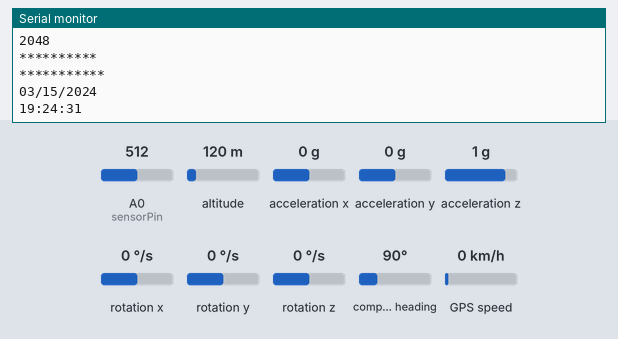
A sketch run on a simulated Arduino Uno, built with avr-gcc and run on an emulated ATmega328P. Shown: the last lines printed to the serial monitor. Wiring (inferred from the names in the program): MPU-6050 motion sensor at I2C address 0x68. Inputs (shaded band) come from the test bench; at power-on: acceleration x 0 g, A0 (sensorPin) = 512, acceleration y 0 g, acceleration z 1 g, altitude 120 m, rotation x 0 °/s, rotation y 0 °/s, rotation z 0 °/s, compass heading 90°, GPS speed 0 km/h. The GPS gets a fix after 3 s at 37.7749, -122.4194 with 8 satellites.

Above: at 1.2 s.
1.3 s: acceleration x set to -1.4 g
At 2.9 s:
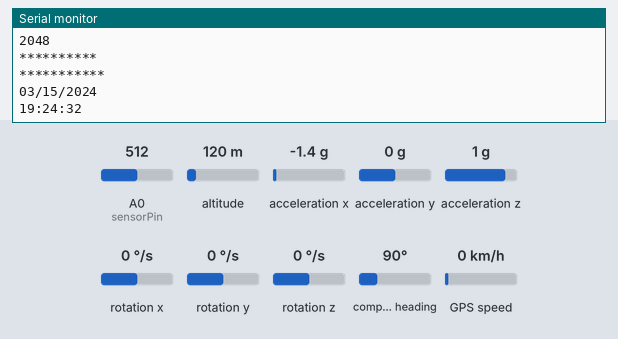
4.5 s: A0 (sensorPin) set to 716
At 5.5 s:
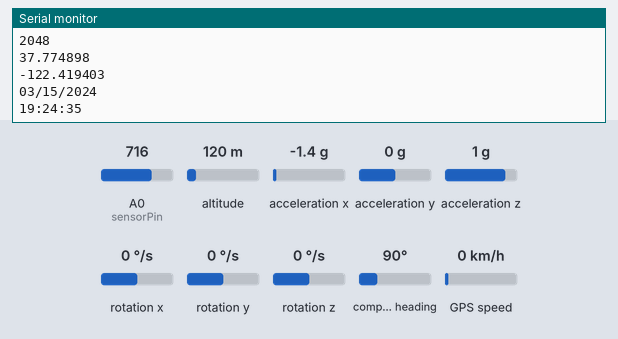
6.0 s: acceleration y set to -0.8 g
At 6.9 s:
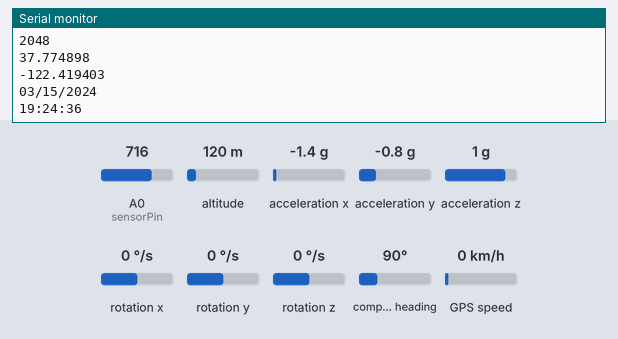
7.5 s: acceleration z set to -0.1 g
At 8.7 s:
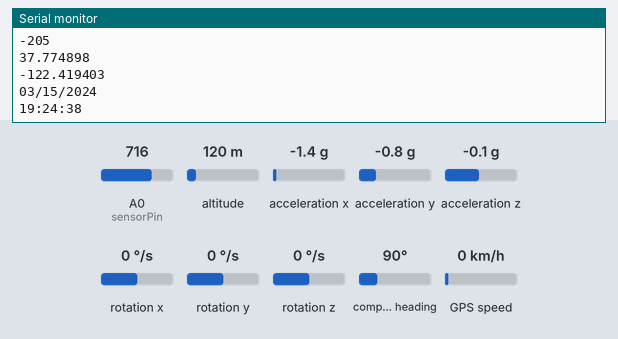
9.0 s: A0 (sensorPin) set to 992
At 10.0 s:
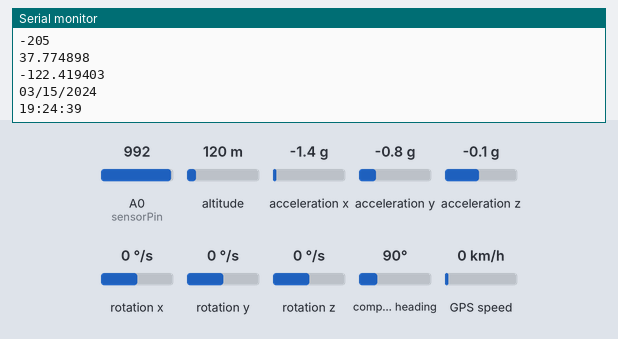
Timing chart, 0 to 11.5 s (numbered marks = the images above; inputs shaded):
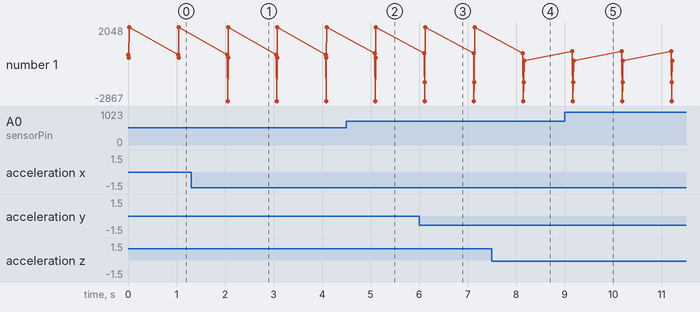

Measured:
- after the input at 1.3 s, the serial monitor: prints a new line after 0.75 s (image 1)
- after the input at 4.5 s, the serial monitor: prints a new line after 0.59 s (image 2)
- after the input at 6.0 s, the serial monitor: prints a new line after 0.12 s (image 3)
- after the input at 7.5 s, the serial monitor: prints a new line after 0.66 s (image 4)
- after the input at 9.0 s, the serial monitor: prints a new line after 0.16 s (image 5)
- plotted number 1: 2048 → -205 after the input at 7.5 s

The sketch:

jun_projuct.ino
```cpp
#include<Wire.h>
#include <I2Cdev.h>
#include <SoftwareSerial.h>
#include "TinyGPS++.h"


int sensorPin = 0; //Analog 0 번에 센서핀 연결

const int MPU = 0x68;  // I2C address of the MPU-6050

int16_t AcX, AcY, AcZ, Tmp, GyX, GyY, GyZ;


static const int RXPin = 10, TXPin = 11;
static const uint32_t SIOBaud = 9600;
static const uint32_t GPSBaud = 9600;

// The TinyGPS++ object
TinyGPSPlus gps;

// The serial connection to the GPS device
SoftwareSerial ss(RXPin, TXPin);


// 프로그램 시작 - 초기화 작업
void setup()
{
  Serial.begin(9600);     // 시리얼 통신 초기화

  Wire.begin();
  Wire.beginTransmission(MPU);
  Wire.write(0x6B);  // PWR_MGMT_1 register
  Wire.write(0);     // set to zero (wakes up the MPU-6050)
  Wire.endTransmission(true);

  // gyro scale
  Wire.beginTransmission(MPU);
  Wire.write(0x1B);  //
  Wire.write(0xF8);     //
  Wire.endTransmission(true);

  // acc scale
  Wire.beginTransmission(MPU);
  Wire.write(0x1C);  //
  Wire.write(0xF8);     //
  Wire.endTransmission(true);


  Serial.begin(SIOBaud);
  ss.begin(GPSBaud);

}

void loop()
{
  Serial.println("start");
  //전압의 변화값을 센서핀으로 부터 읽음
 int reading = analogRead(sensorPin);

 //전압값을 읽음, 센서에 공급되는 전압이 5V면 읽은값x5.0 이고 3.3V 이면 3.3을 곱해준다
 float voltage = reading * 5.0;
 voltage /= 1024.0;


 //전압값(mV)으로 온도 구함 (섭씨) , 시리얼 모니터 출력
 float temperatureC = (voltage - 0.5) * 100 ;
 Serial.println(temperatureC);


  Wire.beginTransmission(MPU);
  Wire.write(0x3B);  // starting with register 0x3B (ACCEL_XOUT_H)
  Wire.endTransmission(false);
  Wire.requestFrom(MPU, 14, true);  // request a total of 14 registers
  AcX = Wire.read() << 8 | Wire.read();  // 0x3B (ACCEL_XOUT_H) & 0x3C (ACCEL_XOUT_L)
  AcY = Wire.read() << 8 | Wire.read();  // 0x3D (ACCEL_YOUT_H) & 0x3E (ACCEL_YOUT_L)
  AcZ = Wire.read() << 8 | Wire.read();  // 0x3F (ACCEL_ZOUT_H) & 0x40 (ACCEL_ZOUT_L)
  Tmp = Wire.read() << 8 | Wire.read();  // 0x41 (TEMP_OUT_H) & 0x42 (TEMP_OUT_L)
  GyX = Wire.read() << 8 | Wire.read();  // 0x43 (GYRO_XOUT_H) & 0x44 (GYRO_XOUT_L)
  GyY = Wire.read() << 8 | Wire.read();  // 0x45 (GYRO_YOUT_H) & 0x46 (GYRO_YOUT_L)
  GyZ = Wire.read() << 8 | Wire.read();  // 0x47 (GYRO_ZOUT_H) & 0x48 (GYRO_ZOUT_L)

  /*
    Serial.print("AcX = "); Serial.print(AcX);
    Serial.print(" | AcY = "); Serial.print(AcY);
    Serial.print(" | AcZ = "); Serial.print(AcZ);
    Serial.print(" | Tmp = "); Serial.print(Tmp / 340.00 + 36.53);  //equation for temperature in degrees C from datasheet
    Serial.print(" | GyX = "); Serial.print(GyX);
    Serial.print(" | GyY = "); Serial.print(GyY);
    Serial.print(" | GyZ = "); Serial.println(GyZ);
    delay(333);
  */

 // xyz
  int xAxis = (AcX);
  int yAxis = (AcY);
  int zAxis = (AcZ);


  //int xAxis = (AcX - 1090);
  //int yAxis = (AcY - 930);
  //int zAxis = (AcZ - 1000);

  //Serial.print(xAxis);
  //Serial.print(" ");
  //Serial.print(yAxis);
  //Serial.print(" ");
  //Serial.print(zAxis);
  //Serial.println(" ");

  Serial.println(xAxis);
  Serial.println(yAxis);
  Serial.println(zAxis);


  static const double LONDON_LAT = 51.508131, LONDON_LON = -0.128002;

  //printInt(gps.satellites.value(), gps.satellites.isValid(), 5);
  //printInt(gps.hdop.value(), gps.hdop.isValid(), 5);
  printFloat(gps.location.lat(), gps.location.isValid(), 11, 6);
  Serial.println();
  printFloat(gps.location.lng(), gps.location.isValid(), 12, 6);
  Serial.println();
  //printInt(gps.location.age(), gps.location.isValid(), 5);
  printDateTime(gps.date, gps.time);
  //printFloat(gps.altitude.meters(), gps.altitude.isValid(), 7, 2);
  //printFloat(gps.course.deg(), gps.course.isValid(), 7, 2);
  //printFloat(gps.speed.kmph(), gps.speed.isValid(), 6, 2);
  //printStr(gps.course.isValid() ? TinyGPSPlus::cardinal(gps.course.value()) : "*** ", 6);

  unsigned long distanceKmToLondon =
    (unsigned long)TinyGPSPlus::distanceBetween(
      gps.location.lat(),
      gps.location.lng(),
      LONDON_LAT,
      LONDON_LON) / 1000;
  //printInt(distanceKmToLondon, gps.location.isValid(), 9);

  double courseToLondon =
    TinyGPSPlus::courseTo(
      gps.location.lat(),
      gps.location.lng(),
      LONDON_LAT,
      LONDON_LON);

  //printFloat(courseToLondon, gps.location.isValid(), 7, 2);

  const char *cardinalToLondon = TinyGPSPlus::cardinal(courseToLondon);

 // printStr(gps.location.isValid() ? cardinalToLondon : "*** ", 6);

  //printInt(gps.charsProcessed(), true, 6);
  //printInt(gps.sentencesWithFix(), true, 10);
  //printInt(gps.failedChecksum(), true, 9);
  Serial.println();

  smartDelay(1000);

  if (millis() > 5000 && gps.charsProcessed() < 10)
    Serial.println(F("No GPS data received: check wiring"));


  //delay(1000);
}


// This custom version of delay() ensures that the gps object
// is being "fed".
static void smartDelay(unsigned long ms)
{
  unsigned long start = millis();
  do
  {
    while (ss.available())
      gps.encode(ss.read());
  } while (millis() - start < ms);
}

static void printFloat(float val, bool valid, int len, int prec)
{
  if (!valid)
  {
    while (len-- > 1)
      Serial.print('*');
    Serial.print(' ');
  }
  else
  {
    Serial.print(val, prec);
    int vi = abs((int)val);
    int flen = prec + (val < 0.0 ? 2 : 1); // . and -
    flen += vi >= 1000 ? 4 : vi >= 100 ? 3 : vi >= 10 ? 2 : 1;
    for (int i=flen; i<len; ++i)
      Serial.print(' ');
  }
  smartDelay(0);
}

static void printInt(unsigned long val, bool valid, int len)
{
  char sz[32] = "*****************";
  if (valid)
    sprintf(sz, "%ld", val);
  sz[len] = 0;
  for (int i=strlen(sz); i<len; ++i)
    sz[i] = ' ';
  if (len > 0)
    sz[len-1] = ' ';
  Serial.print(sz);
  smartDelay(0);
}

static void printDateTime(TinyGPSDate &d, TinyGPSTime &t)
{
  if (!d.isValid())
  {
    Serial.print(F("********** "));
  }
  else
  {
    char sz[32];
    sprintf(sz, "%02d/%02d/%02d\n", d.month(), d.day(), d.year());
    Serial.print(sz);
  }

  if (!t.isValid())
  {
    Serial.print(F("******** "));
  }
  else
  {
    char sz[32];
    sprintf(sz, "%02d:%02d:%02d", t.hour() + 9, t.minute(), t.second());
    Serial.print(sz);
  }

  //printInt(d.age(), d.isValid(), 5);
  smartDelay(0);
}

static void printStr(const char *str, int len)
{
  int slen = strlen(str);
  for (int i=0; i<len; ++i)
    Serial.print(i<slen ? str[i] : ' ');
  smartDelay(0);
}
```
